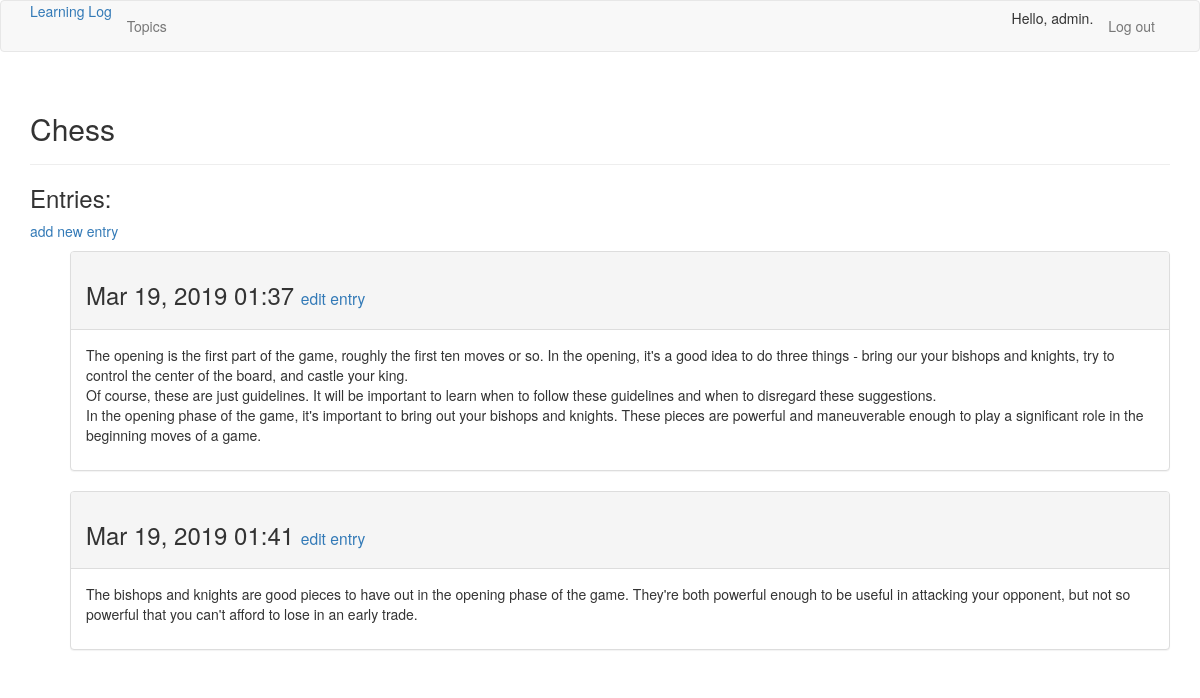
The page /topics/1/ (signed in) on the database its author committed.
### learning_logs/models.py (models this page shows, shortened)
class Topic(models.Model):
    text = models.CharField(max_length=200)
    date_added = models.DateTimeField(default=timezone.now)
    owner = models.ForeignKey(User, on_delete=models.CASCADE)
    def __str__(self):
        return self.text

class Entry(models.Model):
    topic = models.ForeignKey(Topic, on_delete=models.CASCADE)
    text = models.TextField()
    date_added = models.DateTimeField(default=timezone.now)
    class Meta:
        verbose_name_plural = 'entries'

### learning_logs/views.py (the view)
# urls.py: path('topics/<topic_id>/', views.topic, name='topic'),
def topic(request, topic_id):
    topic = Topic.objects.get(id=topic_id)
    if topic.owner != request.user:
        raise Http404
    entries = topic.entry_set.order_by('date_added')
    context = {'topic': topic, 'entries': entries}
    return render(request, 'topic.html', context)

### learning_logs/templates/topic.html
{% extends "base.html" %}
{% block header %}
    <h2>{{ topic }}</h2>
{% endblock header %}
{% block content %}
    <h3>Entries:</h3>
    <p>
        <a href="{% url 'new_entry' topic.id %}">add new entry</a>
    </p>
    <ul>
        {% for entry in entries %}
            <div class="panel panel-default">
                <div class="panel-heading">
                    <h3>
                        {{ entry.date_added|date:'M d, Y H:i' }}
                        <small>
                            <a href="{% url 'edit_entry' entry.id %}">edit entry</a>
                        </small>
                    </h3>
                </div>
                <div class="panel-body">
                    {{ entry.text|linebreaks }}
                </div>
            </div>
        {% empty %}
            There are no entries for this topic yet.
        {% endfor %}
    </ul>
{% endblock content %}

### templates/base.html (shortened to what this page needs)
{% load bootstrap3 %}
<!DOCTYPE html>
<html lang="en">
<head>
    {% bootstrap_css %}
</head>
<body>
    <nav class="navbar navbar-default nav-static-top">
        <div class="container">
            <div class="navbar-header">
                <a class="nav-brand" href="{% url 'index' %}">Learning Log</a>
            </div>
            <div id="navbar" class="navbar-collapse collapse">
                <ul class="nav navbar-nav">
                    <li><a href="{% url 'topics' %}">Topics</a></li>
                </ul>
                <ul class="nav navbar-nav navbar-right">
                    {% if user.is_authenticated %}
                        <li><h5>Hello, {{ user.username }}.</h5></li>
                        <li><a href="{% url 'logout' %}">Log out</a></li>
                    {% else %}
                        <li><a href="{% url 'register' %}">Register</a></li>
                        <li><a href="{% url 'login' %}">Log in</a></li>
                    {% endif %}
                </ul>
            </div>
        </div>
    </nav>
    <div class="container">
        <div class="page-header">
            {% block header %}{% endblock header %}
        </div>
        <div>
            {% block content %}{% endblock content %}
        </div>
    </div>
</body>
</html>

### rows shown on the page
Topic: text "Chess"
Entry: date_added "Mar 19, 2019 01:37", text "The opening is the first part of the game, roughly the first ten moves or so. In the opening, it's a good idea to do three things - bring our your bishops and knights, try to control the center of the board, and castle your king. Of course, these are just guidelines. It will be important to learn when to follow these guidelines and when to disregard these suggestions. In the opening phase of the game, it's important to bring out your bishops and knights. These pieces are powerful and maneuverable enough to play a significant role in the beginning moves of a game."
Entry: date_added "Mar 19, 2019 01:41", text "The bishops and knights are good pieces to have out in the opening phase of the game. They're both powerful enough to be useful in attacking your opponent, but not so powerful that you can't afford to lose in an early trade."

### other values the page prints
{{ user.username }} "admin"
